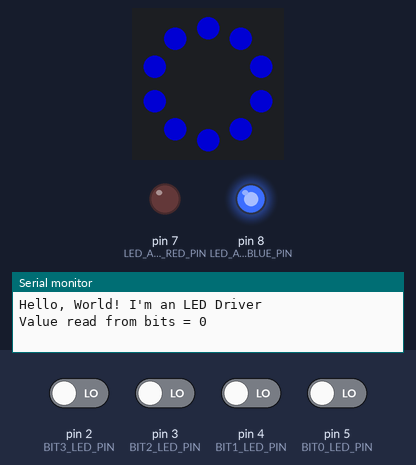
Bench run of a sketch on a simulated Arduino Uno, built with avr-gcc and run on an emulated ATmega328P. Parts: 10 RGB LEDs in a ring, first at the top, clockwise, output pins drawn as LEDs (lit = HIGH), the last lines printed to the serial monitor. The test bench sets the inputs (shaded band); at power-on: pin 2 (BIT3_LED_PIN), pin 3 (BIT2_LED_PIN), pin 4 (BIT1_LED_PIN), pin 5 (BIT0_LED_PIN) LOW. Dim RGB values are drawn brighter than linear.

Above: at 1.2 s.
1.3 s: pin 2 (BIT3_LED_PIN) driven HIGH
At 2.2 s:
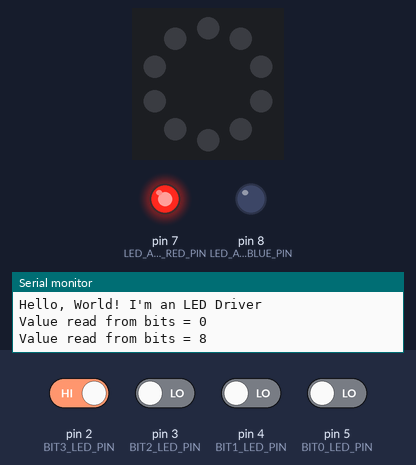
2.8 s: pin 4 (BIT1_LED_PIN) driven HIGH
At 3.3 s:
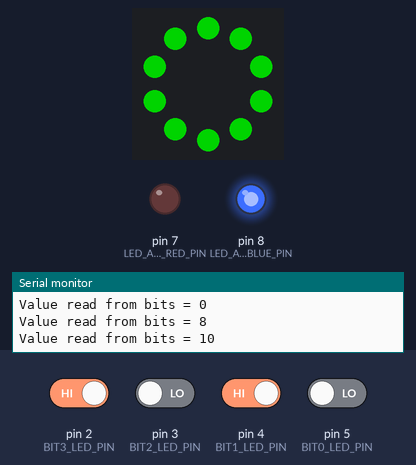
4.3 s: pin 5 (BIT0_LED_PIN) driven HIGH
At 5.5 s:
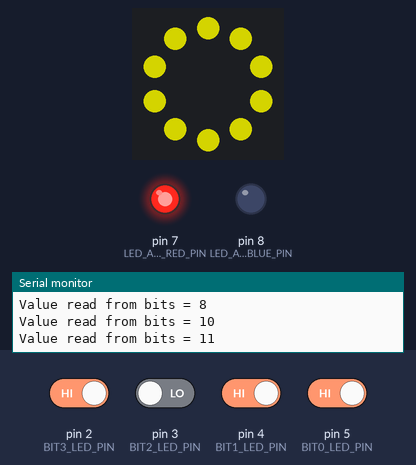
5.8 s: pin 4 (BIT1_LED_PIN) driven LOW
At 6.8 s:
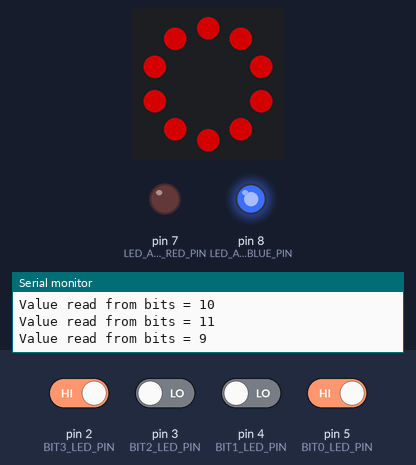
7.3 s: pin 2 (BIT3_LED_PIN) driven LOW
At 8.0 s:
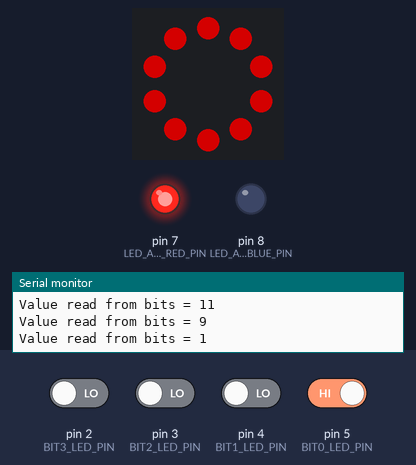
8.8 s: pin 5 (BIT0_LED_PIN) driven LOW
At 9.1 s:
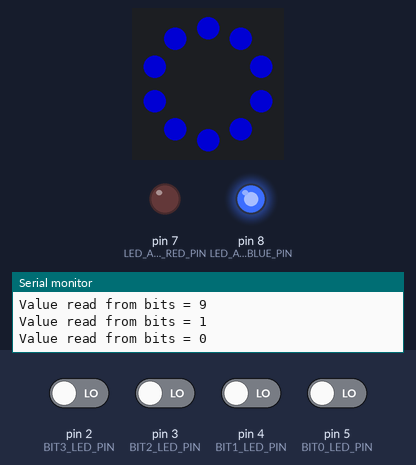
Timing chart, 0 to 11.3 s (numbered marks = the images above; inputs shaded):
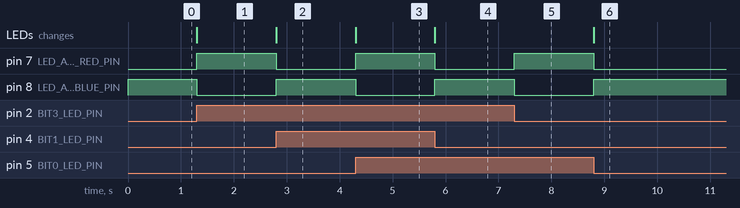

Measured:
- after the input at 1.3 s, pin 7 (LED_ADDON_RED_PIN): LOW → HIGH at once; pin 8 (LED_ADDON_BLUE_PIN): HIGH → LOW at once; the LEDs: change at once (image 1)
- after the input at 2.8 s, pin 7 (LED_ADDON_RED_PIN): HIGH → LOW at once; pin 8 (LED_ADDON_BLUE_PIN): LOW → HIGH at once; the LEDs: change at once (image 2)
- after the input at 4.3 s, pin 7 (LED_ADDON_RED_PIN): LOW → HIGH at once; pin 8 (LED_ADDON_BLUE_PIN): HIGH → LOW at once; the LEDs: change at once (image 3)
- after the input at 5.8 s, pin 7 (LED_ADDON_RED_PIN): HIGH → LOW at once; pin 8 (LED_ADDON_BLUE_PIN): LOW → HIGH at once; the LEDs: change at once (image 4)
- after the input at 7.3 s, pin 7 (LED_ADDON_RED_PIN): LOW → HIGH at once; pin 8 (LED_ADDON_BLUE_PIN): HIGH → LOW at once
- after the input at 8.8 s, pin 7 (LED_ADDON_RED_PIN): HIGH → LOW at once; pin 8 (LED_ADDON_BLUE_PIN): LOW → HIGH at once; the LEDs: change at once (image 6)

The sketch:

ledDriver.ino
```cpp
#include <Adafruit_NeoPixel.h>

// For now this needs to be defined before signs.h is included
#define LED_COUNT 10
#define LED_STRING_PIN 13
Adafruit_NeoPixel strip = Adafruit_NeoPixel(LED_COUNT, LED_STRING_PIN, NEO_GRBW + NEO_KHZ800);

#include "signs.h"

int i = 0;
int oldValue = -1;
bool toggle = false;

void setup() {
  Serial.begin(9600);
  Serial.println("Hello, World! I'm an LED Driver");

  pinMode(LED_ADDON_RED_PIN, OUTPUT);
  pinMode(LED_ADDON_BLUE_PIN, OUTPUT);

  setup_led_read_pins();
  strip.begin();
}

void loop () {
  int value = read_led_bits();

  digitalWrite(LED_ADDON_BLUE_PIN, toggle ? HIGH : LOW);
  digitalWrite(LED_ADDON_RED_PIN, toggle ? LOW : HIGH);

  if (value != oldValue) {
    // new pattern. Does it matter?
    Serial.print("Value read from bits = ");
    Serial.println(value);

    oldValue = value;
    toggle = !toggle;
  }

  int c = 128;
  colorWipe(BIT0 & value ? c : 0, BIT1 & value ? c : 0, value == 0 ? c : 0, 0);

  // switch(value % 4) {
  //   case 0:
  //     colorWipe(250, 0, 0, 0);
  //     break;
  //   case 1:
  //     colorWipe(0, 250, 0, 0);
  //     break;
  //   case 2:
  //     colorWipe(0, 0, 250, 0);
  //     break;
  //   case 3:
  //     colorWipe(250, 0, 250, 0);
  //     break;
  //   default:
  //     colorWipe(250, 250, 250, 0);
  // }

  strip.show();
}
```

signs.h
```cpp
// Should make a library here, but use these across all four files)
#define LED_ADDON_RED_PIN 7
#define LED_ADDON_BLUE_PIN 8

#define NUMBER_OF_BITS 4

#define BIT0_LED_PIN 5
#define BIT1_LED_PIN 4
#define BIT2_LED_PIN 3
#define BIT3_LED_PIN 2

#define BIT0_RADIO_PIN 2
#define BIT1_RADIO_PIN 3
#define BIT2_RADIO_PIN 4
#define BIT3_RADIO_PIN 5

#define BIT0 0b0001
#define BIT1 0b0010
#define BIT2 0b0100
#define BIT3 0b1000

setup_led_read_pins() {
  pinMode(BIT0_LED_PIN, INPUT);
  pinMode(BIT1_LED_PIN, INPUT);
  pinMode(BIT2_LED_PIN, INPUT);
  pinMode(BIT3_LED_PIN, INPUT);
}

setup_led_write_pins() {
  pinMode(BIT0_RADIO_PIN, OUTPUT);
  pinMode(BIT1_RADIO_PIN, OUTPUT);
  pinMode(BIT2_RADIO_PIN, OUTPUT);
  pinMode(BIT3_RADIO_PIN, OUTPUT);
}

void write_led_bits(int value) {
  digitalWrite(BIT0_RADIO_PIN, (value & BIT0) ? HIGH : LOW);
  digitalWrite(BIT1_RADIO_PIN, (value & BIT1) ? HIGH : LOW);
  digitalWrite(BIT2_RADIO_PIN, (value & BIT2) ? HIGH : LOW);
  digitalWrite(BIT3_RADIO_PIN, (value & BIT3) ? HIGH : LOW);
}

int read_led_bits() {
  int value = 0;

  // Add one bit at a time
  value += digitalRead(BIT0_LED_PIN) << 0;
  value += digitalRead(BIT1_LED_PIN) << 1;
  value += digitalRead(BIT2_LED_PIN) << 2;
  value += digitalRead(BIT3_LED_PIN) << 3;

  return value;
}

#ifdef ADAFRUIT_NEOPIXEL_H

void colorWipe(uint8_t r, uint8_t g, uint8_t b, uint8_t w);
void chase(uint8_t r, uint8_t g, uint8_t b, uint8_t w, uint8_t wait);
void chaseRainbow(uint8_t wait);
uint32_t Wheel(byte WheelPos);


void colorWipe(uint8_t r, uint8_t g, uint8_t b, uint8_t w) {
  for (int i = 0; i < strip.numPixels(); i++) {
    strip.setPixelColor(i, r, g, b, w);
  }
}

void chase(uint8_t r, uint8_t g, uint8_t b, uint8_t w, uint8_t wait) {
  for (int j = 0; j < 10; j++) {
    for (int q = 0; q < 3; q++) {
      for (uint16_t i = 0; i < strip.numPixels(); i = i + 3) {
        strip.setPixelColor(i + q, r, g, b, w);
      }
      strip.show();

      delay(wait);

      for (uint16_t i = 0; i < strip.numPixels(); i = i + 3) {
        strip.setPixelColor(i + q, 0);
      }
    }
  }
}

void chaseRainbow(uint8_t wait) {
  for (int j = 0; j < 256; j++) {
    for (int q = 0; q < 3; q++) {
      for (uint16_t i = 0; i < strip.numPixels(); i = i + 3) {
        strip.setPixelColor(i + q, Wheel((i + j) % 255));
      }
      strip.show();

      delay(wait);

      for (int i = 0; i < strip.numPixels(); i = i + 3) {
        strip.setPixelColor(i + q, 0);
      }
    }
  }
}

uint32_t Wheel(byte WheelPos) {
  WheelPos = 255 - WheelPos;
  if (WheelPos < 85) {
    return strip.Color(255 - WheelPos * 3, 0, WheelPos * 3);
  }
  if (WheelPos < 170) {
    WheelPos -= 85;
    return strip.Color(0, WheelPos * 3, 255 - WheelPos * 3);
  }
  WheelPos -= 170;
  return strip.Color(WheelPos * 3, 255 - WheelPos * 3, 0);
}

#endif
```
